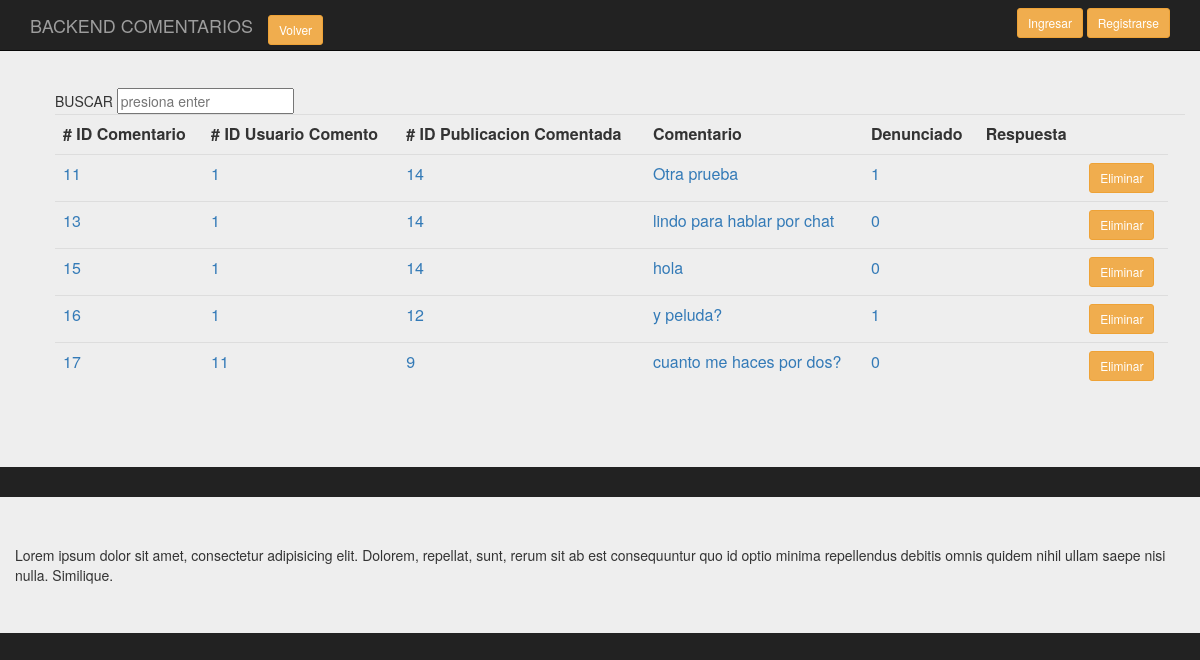
The app's page /backend/Presentacion/BackComenta.php, older data.
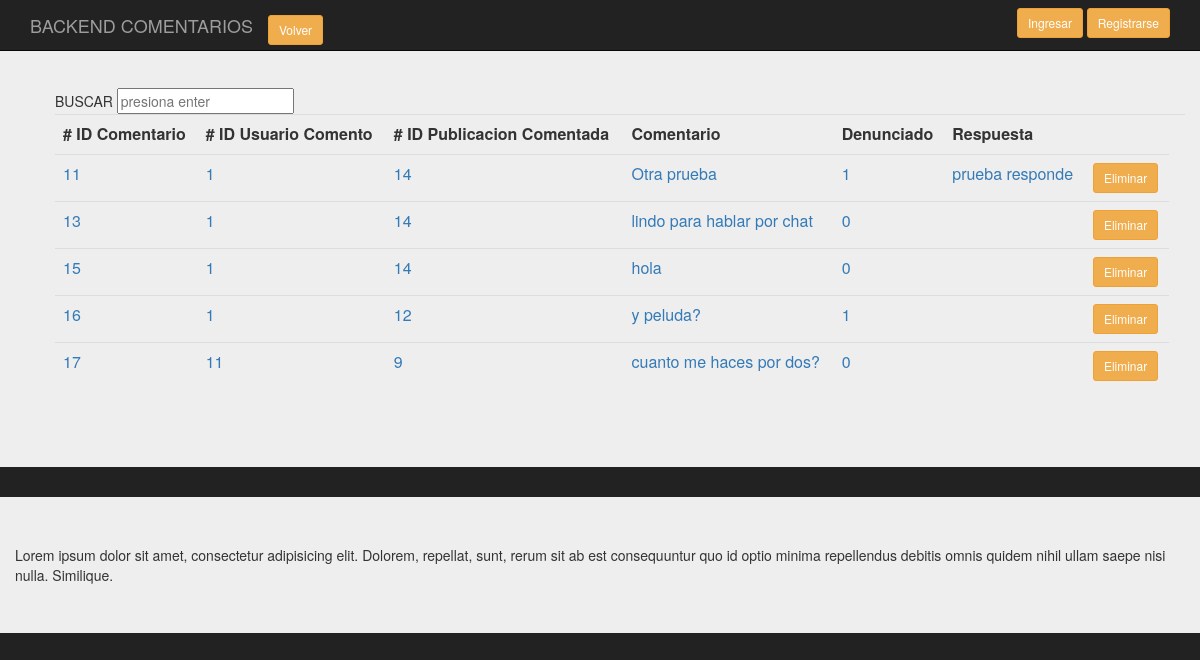
The same page, newer data.
### tables this page shows
CREATE TABLE `comenta` (
  `id_comen` int(11) NOT NULL,
  `id_usucom` int(11) NOT NULL,
  `id_pubcom` int(11) NOT NULL,
  `comentario` varchar(200) DEFAULT NULL,
  `denunciado_com` tinyint(1) NOT NULL,
  `responde_com` varchar(400) NOT NULL
);

### backend/clases/Comenta.class.php (called while the page is built, shortened)
<?php
require_once('../persistencia/PersistenciaComenta.class.php');
class Comenta
{
    public function consultaTodos($conex)
    {
      $pu=new PersistenciaComenta;
      $datos= $pu->consTodos($conex);
      return $datos;
    }
}
?>

### backend/persistencia/PersistenciaComenta.class.php (called while the page is built, shortened)
<?php
class PersistenciaComenta
{
   public function consTodos( $conex)
   {
        $sql = "select * from comenta";
        $result = $conex->prepare($sql);
		$result->execute();
		$resultados=$result->fetchAll();
       return $resultados;
    }
 }
?>

### backend/Presentacion/BackComenta.php (the view, shortened to what this page needs)
<?php
require_once('../clases/Comenta.class.php');
?>
<!doctype html>
<html lang="en">
<head>
<link rel="stylesheet" href="https://maxcdn.bootstrapcdn.com/bootstrap/3.3.7/css/bootstrap.min.css">
<link rel="stylesheet" href="../css/estilos.css">
	</head>
<body>
		<div class="container">
			<nav class="navbar navbar-inverse navbar-fixed-top">
				  <div class="container">
					<div class="navbar-header">
					  <a class="navbar-brand" href="#">BACKEND COMENTARIOS</a>
					  <div class="navbar-brand">
						<a href="index.php" class="btn btn-warning btn-sm">Volver</a>
					  </div>
					</div>
					<div id="navbar" class="navbar-collapse collapse">
					  <form class="navbar-form navbar-right">
						<a href="singin.php" class="btn btn-warning btn-sm">Ingresar</a>
						<a href="Login.php" class="btn btn-warning btn-sm">Registrarse</a>
					  </form>
					</div>
				  </div>
			</nav>
		</div>
		<div class="jumbotron">
			<div class="container-fluid">
				<section class="main row">
					<div class="col-md-12">
					<ol class="pre-scrollable">
										<table class="table">
																<form class="forma-busqueda cf" action="/search.php" method="post">
																	<input name="keywords" id="search_box" type="text" placeholder="presiona enter" >
																</form>
													<tr>
														<th># ID Comentario</th>
														<th># ID Usuario Comento</th>
														<th># ID Publicacion Comentada</th>
														<th>Comentario</th>
														<th>Denunciado</th>
														<th>Respuesta</th>
														<th></th>
														<th></th>
													</tr>
												<?php
													$conex = conectar();
													$d = new Comenta();
													$datos_d=$d->consultaTodos($conex);
													$cuenta=count($datos_d);
												?>
												<?php
												for ($i=0;$i<$cuenta;$i++)
												{
												?>
													<tr>
															<td><a value="<?php echo $datos_d[$i][0]?>"  ><?php echo $datos_d[$i][0]?></a></td>
															<td><a value="<?php echo $datos_d[$i][0]?>"  ><?php echo $datos_d[$i][1]?></a></td>
															<td><a value="<?php echo $datos_d[$i][0]?>"  ><?php echo $datos_d[$i][2]?></a></td>
															<td><a value="<?php echo $datos_d[$i][0]?>"  ><?php echo $datos_d[$i][3]?></a></td>
															<td><a value="<?php echo $datos_d[$i][0]?>"  ><?php echo $datos_d[$i][4]?></a></td>
															<td><a value="<?php echo $datos_d[$i][0]?>"  ><?php echo $datos_d[$i][5]?></a></td>
															<td><a href="Login.php" class="btn btn-warning btn-sm">Eliminar</a></td>
													</tr>
												<?php
												}
												?>
										</table>
					</ol>
					</div>
				</section>
			</div>
		</div>
		<div class="jumbotron">
		<div class="container">
			<div class="row">
			Lorem ipsum dolor sit amet, consectetur adipisicing elit. Dolorem, repellat, sunt, rerum sit ab est consequuntur quo id optio minima repellendus debitis omnis quidem nihil ullam saepe nisi nulla. Similique.
		</div>
		</div>
</body>
</html>

### backend/Css/estilos.css (style rules this page uses)
body { padding-top: 40px; padding-bottom: 40px; background-color: #222; }
.forma-busqueda { margin-left: -2px; }

Row changes from the older to the newer data that the page shows:
changed comenta "Otra prueba": responde_com (not shown) → "prueba responde"
